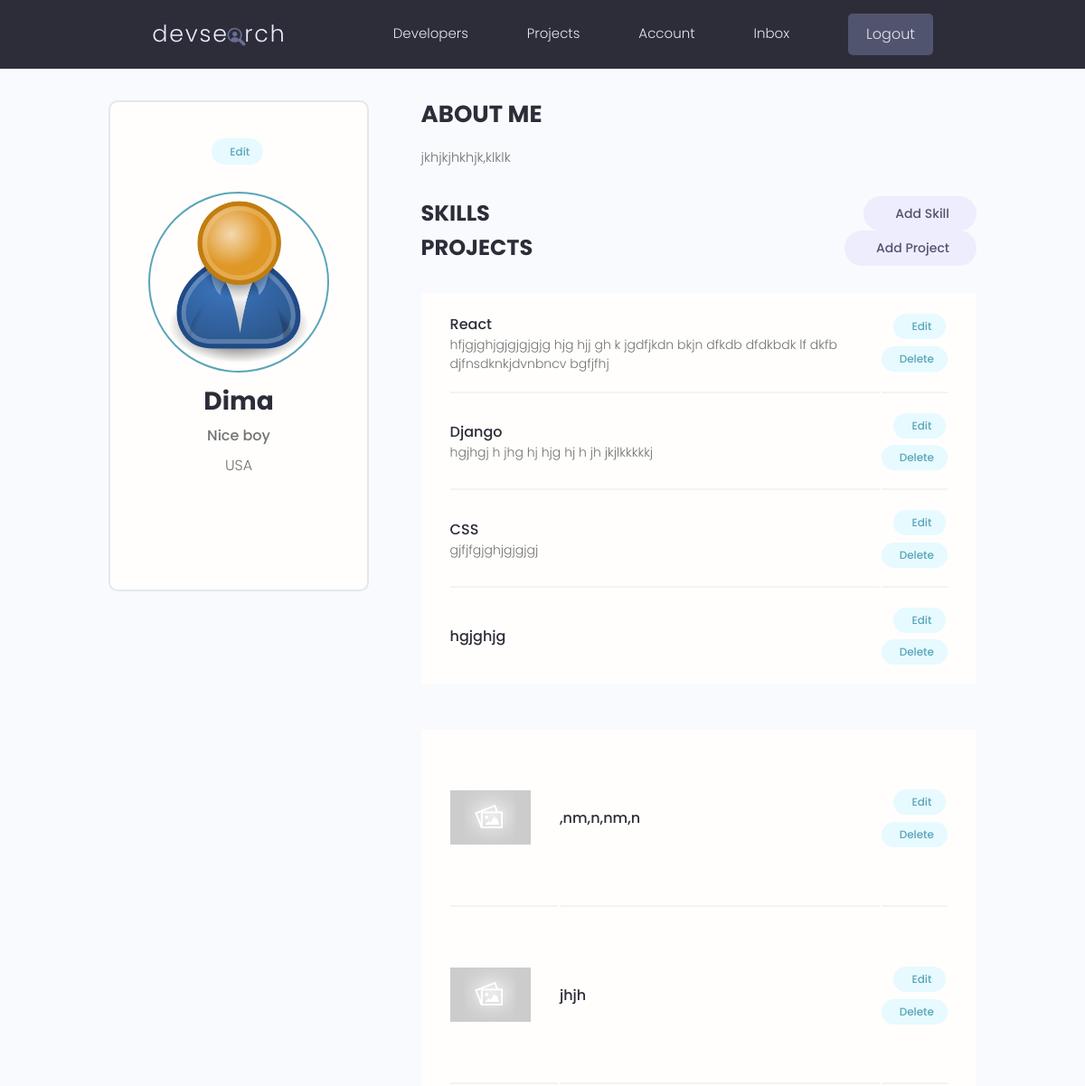
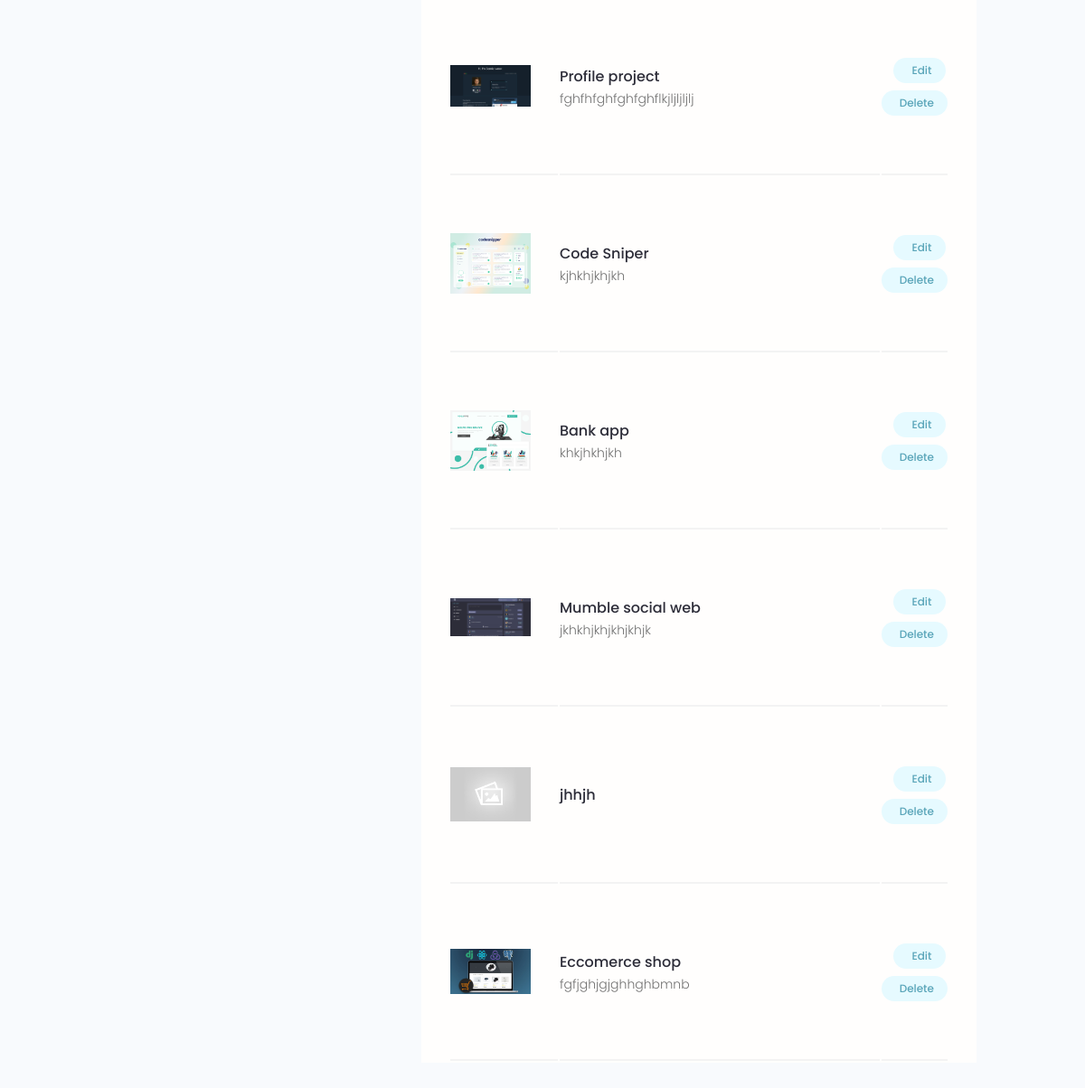
The app's page /account/ (signed in) with its own data (2 pictures, top to bottom).
### users/models.py (models this page shows, shortened)
class Profile(models.Model):
    user = models.OneToOneField(User, on_delete=models.CASCADE, null=True, blank=True)
    name = models.CharField(max_length=200, blank=True, null=True)
    email = models.EmailField(max_length=500, blank=True, null=True)
    username = models.CharField(max_length=200, blank=True, null=True)
    location = models.CharField(max_length=200, blank=True, null=True)
    short_intro = models.CharField(max_length=200, blank=True, null=True)
    bio = models.TextField(blank=True, null=True)
    profile_image = models.ImageField(null=True, blank=True, upload_to='profiles/', default='profiles/user-default.png')
    social_github = models.CharField(max_length=200, blank=True, null=True)
    social_twitter = models.CharField(max_length=200, blank=True, null=True)
    social_linkedin = models.CharField(max_length=200, blank=True, null=True)
    social_youtube = models.CharField(max_length=200, blank=True, null=True)
    social_website = models.CharField(max_length=200, blank=True, null=True)
    created = models.DateTimeField(auto_now_add=True)
    id = models.UUIDField(default=uuid.uuid4, unique=True, primary_key=True, editable=False)
    class Meta:
        ordering = ['created']
    @property
    def imageurl(self):
        try:
            url = self.profile_image.url
        except:
            url = ''
        return url

class Skill(models.Model):
    owner = models.ForeignKey(Profile, on_delete=models.CASCADE, null=True, blank=True)
    name = models.CharField(max_length=200, blank=True, null=True)
    description = models.TextField(blank=True, null=True)
    created = models.DateTimeField(auto_now_add=True)
    id = models.UUIDField(default=uuid.uuid4, unique=True, primary_key=True, editable=False)

### projects/models.py (models this page shows, shortened)
class Project(models.Model):
    owner = models.ForeignKey(Profile, null=True, blank=True, on_delete=models.CASCADE)
    title = models.CharField(max_length=50)
    description = models.TextField(null=True, blank=True)
    featured_image = models.ImageField(null=True, blank=True, default='default.jpg')
    demo_link = models.CharField(max_length=2000, null=True, blank=True)
    source_link = models.CharField(max_length=2000, null=True, blank=True)
    tags = models.ManyToManyField('Tag', blank=True)
    vote_total = models.IntegerField(default=0, null=True, blank=True)
    vote_ratio = models.IntegerField(default=0, null=True, blank=True)
    created = models.DateTimeField(auto_now_add=True)
    id = models.UUIDField(default=uuid.uuid4, unique=True, primary_key=True, editable=False)
    class Meta:
        ordering = ['-vote_ratio', '-vote_total', 'title']
    @property
    def imageurl(self):
        try:
            url = self.featured_image.url
        except:
            url = ''
        return url

### users/views.py (the view)
# urls.py: path('account/', views.useraccount, name='account'),
@login_required(login_url='login')
def useraccount(request):
    profile = request.user.profile
    skills = profile.skill_set.all()
    projects = profile.project_set.all()
    context = {'profile': profile, 'skills': skills, 'projects': projects}
    return render(request, 'users/account.html', context)

### users/templates/users/account.html (shortened to what this page needs)
{% extends 'main.html' %}
{% block content %}
  <main class="settingsPage profile my-md">
    <div class="container">
      <div class="layout">
        <div class="column column--1of3">
          <div class="card text-center">
            <div class="card__body dev">
              <a class="tag tag--pill tag--main settings__btn" href="{% url 'edit-account' %}"> Edit</a>
              <img class="avatar avatar--xl dev__avatar" src="{{ profile.imageurl }}" />
              <h2 class="dev__name">{{ profile.name }}</h2>
              <p class="dev__title">{{ profile.short_intro}}</p>
              <p class="dev__location">{{ profile.location }}</p>
              <ul class="dev__social">
            </div>
          </div>
        </div>
        <div class="column column--2of3">
          <div class="devInfo">
            <h3 class="devInfo__title">About Me</h3>
            <p class="devInfo__about">
              {{ profile.bio }}
            </p>
          </div>
          <div class="settings">
            <h3 class="settings__title">Skills</h3>
            <a class="tag tag--pill tag--sub settings__btn tag--lg" href="{% url 'create-skill' %}"> Add Skill</a>
          </div>
          <table class="settings__table">
            {% for skill in skills %}
            <tr>
              <td class="settings__tableInfo">
                <h4>{{ skill.name }}</h4>
                <p>
                  {{ skill.description }}
                </p>
              </td>
              <td class="settings__tableActions">
                <a class="tag tag--pill tag--main settings__btn" href="{% url 'update-skill' skill.id %}"> Edit</a>
                <a class="tag tag--pill tag--main settings__btn" href="{% url 'delete-skill' skill.id %}?next=/account">
                  Delete</a>
              </td>
            </tr>
            {% endfor %}
          <div class="settings">
            <h3 class="settings__title">Projects</h3>
            <a class="tag tag--pill tag--sub settings__btn tag--lg" href="{% url 'create-project' %}"> Add Project</a>
          </div>
          <table class="settings__table">
          {% for project in projects %}
            <tr>
              <td class="settings__thumbnail">
                <a href="{% url 'project' project.id %}"><img src="{{ project.imageurl }}" alt="Project Thumbnail" /></a>
              </td>
              <td class="settings__tableInfo">
                <a href="{% url 'project' project.id %}">{{ project.title }}</a>
                <p>
                  {{ project.description|slice:"150"}}
                </p>
              </td>
              <td class="settings__tableActions">
                <a class="tag tag--pill tag--main settings__btn" href="{% url 'update-project' project.id %}"> Edit</a>
                <a class="tag tag--pill tag--main settings__btn" href="{% url 'delete-project' project.id %}?next=/account">
                  Delete</a>
              </td>
            </tr>
            {% endfor %}
        </div>
      </div>
    </div>
  </main>
{% endblock %}

### static/styles/app.css (style rules this page uses)
:root { --color-sub: #2d2d39; }
.card { border: 2px solid var(--color-light); }
img { width: 100%; }
.profile .card > .dev { padding: 4rem; }
.dev__avatar { display: block; margin: auto; }
.dev__name { color: var(--color-sub); font-size: 2.8rem; font-weight: 700; margin-top: 1rem; margin-bottom: 0.5rem; }
.dev__title { font-size: 1.6rem; font-weight: 500; line-height: 1.3; }
.dev__location { margin-top: 1rem; }
.dev__social { margin: 3rem 0; list-style: none; display: flex; justify-content: center; gap: 1.5rem; }
.devInfo { margin-bottom: 3rem; }
.devInfo__title, .devInfo__subtitle { font-size: 2.6rem; color: var(--color-sub); text-transform: uppercase; font-weight: 700; margin-bottom: 1.5rem; }
.devInfo__about, .devSkill__info { font-size: 1.45rem; line-height: 1.7; text-align: justify; }
.settingsPage .dev > .settings__btn { display: inline-block; margin-bottom: 3rem; }
.settings { display: flex; justify-content: space-between; align-items: center; }
.settings__title { font-size: 2.4rem; text-transform: uppercase; font-weight: 700; color: var(--color-sub); }
.settings__table { margin-top: 3rem; margin-bottom: 5rem; padding: 0 3rem; background: var(--color-white); }
.settings__table tr { width: 100%; }
.settings__table tr > td { padding: 2rem 0; }
.settings__table tr:not(:last-child) td { border-bottom: 2px solid var(--color-white-light); }
.settings__thumbnail { width: 23%; min-width: 10rem; }
.settings__thumbnail img { padding-right: 3rem; height: 15rem; object-fit: contain; }
.settings__tableInfo { width: 100%; }
.settings__tableInfo h4, .settings__tableInfo a { padding-right: 1rem; width: auto; font-size: 1.6rem; font-weight: 500; color: var(--color-sub); }
.settings__tableInfo p { font-size: 1.4rem; }
.settings__tableActions { text-align: right; }

### static/uikit/styles/modules/_variables.css (style rules this page uses)
:root { --color-main: #5aa5b9; --color-main-light: #e6faff; --color-sub: #3f4156; --color-sub-light: #51546e; --color-sub-lighter: #ededfd; --color-text: #737373; --color-gray: #8b8b8b; --color-light: #e5e7eb; --color-light-gray: #767676; --color-bg: #f8fafd; --color-white: #fffefd; --color-white-light: #f3f3f3; --color-success: #359e64; --color-success-bg: #def8e8; --color-error: #fc4b0b; --color-error-bg: #fff2ee; --font-base: 'Poppins', arial, helvetica, 'Segoe UI', roboto, ubuntu, sans-serif; --font-monospace: 'Fira Code', 'Courier New', courier, monospace; --font-regular: 300; --font-medium: 500; --font-bold: 700; --generic-shadow: 1px 1px 5px #00000010; --generic-transition: all 0.3s ease-in-out; }

### static/uikit/styles/modules/_base.css (style rules this page uses)
* { margin: 0; padding: 0; box-sizing: border-box; text-rendering: optimizeLegibility; color: inherit; font-size: inherit; }
html { font-size: 50%; }
@media only screen and (min-width: 480px) { html { font-size: 56.25%; } }
@media only screen and (min-width: 1200px) { html { font-size: 62.5%; } }
body { line-height: 1.6; font-weight: 400; font-size: 1.5rem; color: var(--color-text); background-color: var(--color-bg); min-height: 100vh; }

### static/uikit/styles/modules/_typography.css (style rules this page uses)
* { font-family: var(--font-base); }
h2 { font-size: 3.6rem; font-weight: var(--font-bold); }
h3 { font-size: 3.2rem; font-weight: var(--font-medium); }
h4 { font-size: 2.8rem; font-weight: var(--font-medium); }
p, span, strong { font-size: 1.6rem; color: var(--color-text); font-weight: var(--font-regular); }
a { padding-bottom: 2px; text-decoration: none; display: inline-block; color: var(--color-main); font-weight: var(--font-medium); }

### static/uikit/styles/modules/_utilities.css (style rules this page uses)
.container { width: 92%; max-width: 165rem; margin: 0 auto; box-sizing: border-box; }
@media screen and (min-width: 1000px) { .container { width: 90%; } }
@media screen and (min-width: 1200px) { .container { width: 80%; } }
.text-center { text-align: center; }
.my-md { margin: 3rem auto; }

### static/uikit/styles/modules/_avatar.css (style rules this page uses)
.avatar { border-radius: 50%; border: 2px solid var(--color-main); object-fit: cover; }
.avatar--xl { height: 20rem; width: 20rem; }

### static/uikit/styles/modules/_card.css (style rules this page uses)
.card { border-radius: 1rem; background-color: var(--color-white); border: 1.5px solid var(--color-light); width: auto; height: auto; margin-top: 0.5rem; margin-bottom: 0.5rem; overflow: hidden; }
.card__body, .card__header { padding: 2rem 2.5rem; }

### static/uikit/styles/modules/_layout.css (style rules this page uses)
.layout { display: flex; flex-flow: row wrap; justify-content: space-between; }
.layout > .column { margin-bottom: 3rem; }
.layout > .column.column--1of3 { flex-basis: 30%; }
.layout > .column.column--2of3 { flex-basis: 64%; }

### records on screen
Profile: imageurl (placeholder picture), name "Dima", short_intro "Nice boy", location "USA", bio "jkhjkjhkhjk,klklk"
Skill: name "React", description "hfjgjghjgjgjgjgjg hjg hjj gh k jgdfjkdn bkjn dfkdb dfdkbdk lf dkfb djfnsdknkjdvnbncv bgfjfhj"
Skill: name "Django", description "hgjhgj h jhg hj hjg hj h jh jkjlkkkkkj"
Skill: name "CSS", description "gjfjfgjghjgjgjgj"
Skill: name "hgjghjg"
Project: imageurl (placeholder picture), title ",nm,n,nm,n"
Project: imageurl (placeholder picture), title "jhjh"
Project: imageurl (picture), title "Profile project", description "fghfhfghfghfghflkjljljljlj"
Project: imageurl (picture), title "Code Sniper", description "kjhkhjkhjkh"
Project: imageurl (picture), title "Bank app", description "khkjhkhjkh"
Project: imageurl (picture), title "Mumble social web", description "jkhkhjkhjkhjkhjk"
Project: imageurl (placeholder picture), title "jhhjh"
Project: imageurl (picture), title "Eccomerce shop", description "fgfjghjgjghhghbmnb"
